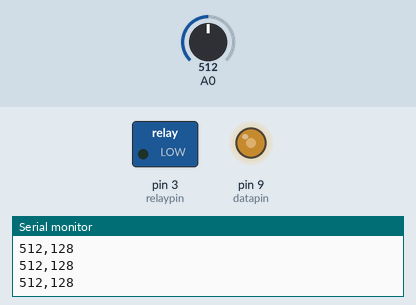
A sketch run on a simulated Arduino Uno, built with avr-gcc and run on an emulated ATmega328P. On the bench: switched loads named in the sketch (green lamp = pin HIGH), output pins drawn as LEDs (lit = HIGH), the last lines printed to the serial monitor. The test bench sets the inputs (shaded band); at power-on: A0 = 512.

Above: at 1.2 s.
1.3 s: A0 set to 716
At 2.5 s:
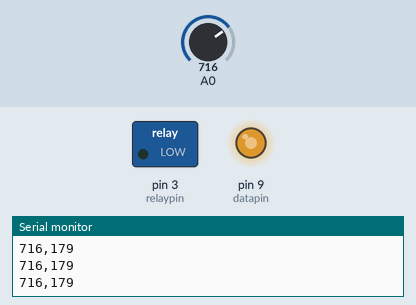
2.8 s: A0 set to 900
At 4.0 s:
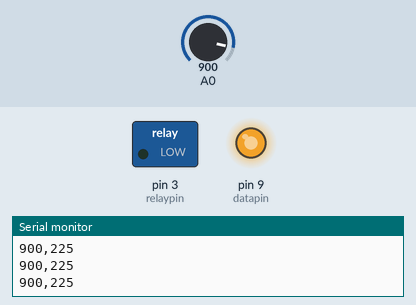
4.3 s: A0 set to 306
At 5.4 s:
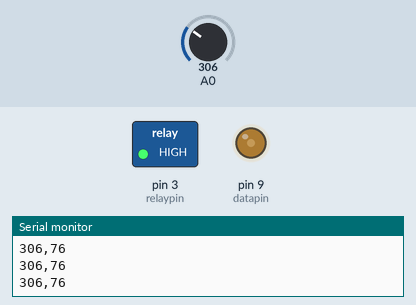
5.8 s: A0 set to 122
At 6.8 s:
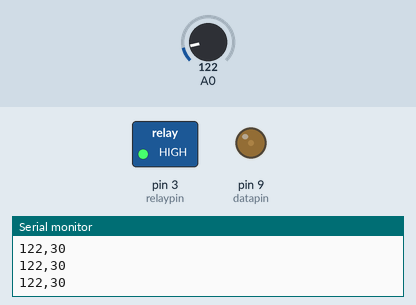
7.3 s: A0 set to 0
At 8.2 s:
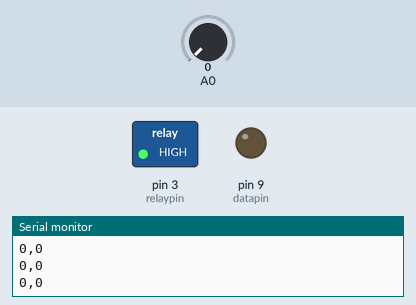
Timing chart, 0 to 9.8 s (numbered marks = the images above; inputs shaded):
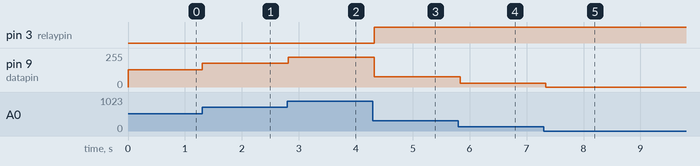

The sketch:

relay_test.ino
```cpp
int relaypin = 3;
float atmpsi = 14.35;
int mapSen = analogRead(A0);
int datapin = 9;
float mapSenCalc;

void setup()
{
  Serial.begin(9600);
  pinMode(relaypin, OUTPUT);
  int mapSen = 0;

}

void loop()
{
  int mapSen = analogRead(A0);
  float atmpsi = ((((float)mapSen / (float)1023 + 0.04) / .004) * .145);
  //mapSenCalc = map(mapSen, 0, 1023, 0, 255);
  int mapSenCalc = int(mapSen/4);
  Serial.print(mapSen);
  Serial.print(",");
  Serial.println(mapSenCalc);
  analogWrite(datapin, mapSenCalc);
  if (atmpsi < 14) {
    digitalWrite(relaypin, HIGH);
    delay(100);
  }
  else {
    digitalWrite(relaypin, LOW);
    delay(100);
  }
}
```

Measured:
- after the input at 1.3 s, pin 9 (datapin): 128/255 → 179/255 at once
- after the input at 2.8 s, pin 9 (datapin): 179/255 → 225/255 at once
- after the input at 4.3 s, pin 3 (relaypin): LOW → HIGH at once; pin 9 (datapin): 225/255 → 76/255 at once
- after the input at 5.8 s, pin 9 (datapin): 76/255 → 30/255 at once
- after the input at 7.3 s, pin 9 (datapin): 30/255 → 0/255 at once
